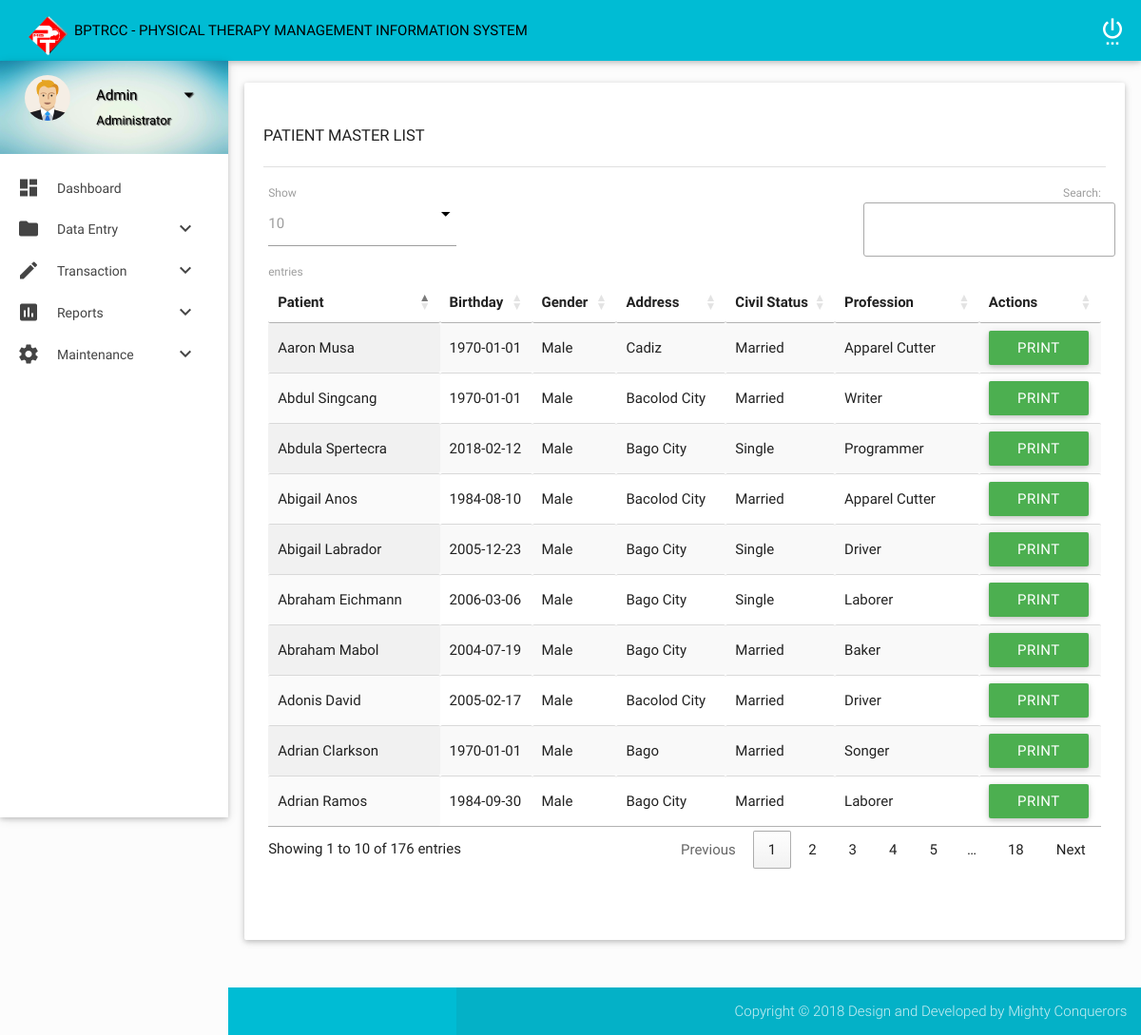
Screenshot of /admin/PatientListReport.php with the database file from the repository.
### tables this page shows
CREATE TABLE `patient` (
  `PatientID` int(11) NOT NULL,
  `PatientName` text NOT NULL,
  `PatientAddress` text NOT NULL,
  `PatientGender` text NOT NULL,
  `PatientBirthdate` date NOT NULL,
  `PatientCivilStatus` text NOT NULL,
  `PatientProfession` text NOT NULL,
  `PatientDoctor` text NOT NULL,
  `PatientHospital` text NOT NULL,
  `PatientReferralAddress` text NOT NULL,
  `PatientTelephone` int(11) NOT NULL,
  `PatientContactPerson` text NOT NULL,
  `PatientCases` text NOT NULL,
  `month` char(3) NOT NULL,
  `year` char(4) NOT NULL
);

### admin/PatientListReport.php (the view, shortened to what this page needs)
<?php include("header.php"); ?>
<section class="section">
  <div class="container">
            <div class="card-panel">
              <h4 class="header2">Patient Master List</h4>
              <div class="divider"></div>
                <div class="container">
                    <div class="section">
                        <div class="row">
                          <div class="body">
                          <div id="table-datatables">
                                  <div class="row">
                                      <div class="col s12 m8 l12">
                                          <table id="data-table-simple" class="responsive-table display" cellspacing="0">
                              <thead>
                                  <tr>
                                      <th>Patient</th>
                                      <th>Birthday</th>
                                      <th>Gender</th>
                                      <th>Address</th>
                                      <th>Civil Status</th>
                                      <th>Profession</th>
                                      <th>Actions</th>
                                  </tr>
                              </thead>
                              <tbody>
                              <?php include_once("config.php");
                          $result = mysqli_query($mysqli, "SELECT * FROM patient ORDER BY PatientID DESC");
                          while ($res = mysqli_fetch_array($result)) {
                          ?><tr>
                              <td><?php echo $res['PatientName']; ?></td>
                              <td><?php echo $res['PatientBirthdate']; ?></td>
                              <td><?php echo $res['PatientGender']; ?></td>
                              <td><?php echo $res['PatientAddress']; ?></td>
                              <td><?php echo $res['PatientCivilStatus']; ?></td>
                              <td><?php echo $res['PatientProfession']; ?></td>
                              <td><a href="printPatient.php?id=<?php echo $res['PatientID']; ?>" class="btn green waves-effect waves-light " target="_blank">Print</a></td>
                              </tr>
                          <?php  } ?>
                              </tbody>
                          </table>
                      </div>
                  </div>
              </div>
          </div>
                            </div>
                        </div>
                    </div>
                </div>
                        </div>
                    </section>
    <footer class="page-footer">
        <div class="footer-copyright">
            <div class="container">
                <span class="right">  Copyright © 2018 Design and Developed by Mighty Conquerors</span>
            </div>
        </div>
    </footer>
</body>
</html>

### admin/css/style.css (style rules this page uses)
body { background-color: #fcfcfc; }
#main, footer { padding-left: 240px; }
.container { padding: 0 0.5rem; margin: 0 auto; max-width: 100% !important; width: 98%; }
@media only screen and (min-width: 601px) { .container { width: 98%; } }
@media only screen and (min-width: 993px) { .container { width: 98%; } }
h4.header2 { font-size: 1.1rem; font-weight: 400; text-transform: uppercase; }
#flotchart td, th { padding: 5px; }
footer.page-footer { padding-top: 0px; }

### rows the page displays
patient: PatientName "Adrian Ramos", PatientBirthdate "1984-09-30", PatientGender "Male", PatientAddress "Bago City", PatientCivilStatus "Married", PatientProfession "Laborer"
patient: PatientName "Adonis David", PatientBirthdate "2005-02-17", PatientGender "Male", PatientAddress "Bacolod City", PatientCivilStatus "Married", PatientProfession "Driver"
patient: PatientName "Abraham Mabol", PatientBirthdate "2004-07-19", PatientGender "Male", PatientAddress "Bago City", PatientCivilStatus "Married", PatientProfession "Baker"
patient: PatientName "Abigail Labrador", PatientBirthdate "2005-12-23", PatientGender "Male", PatientAddress "Bago City", PatientCivilStatus "Single", PatientProfession "Driver"
patient: PatientName "Aaron Musa", PatientBirthdate "1970-01-01", PatientGender "Male", PatientAddress "Cadiz", PatientCivilStatus "Married", PatientProfession "Apparel Cutter"
patient: PatientName "Abigail Anos", PatientBirthdate "1984-08-10", PatientGender "Male", PatientAddress "Bacolod City", PatientCivilStatus "Married", PatientProfession "Apparel Cutter"
patient: PatientName "Adrian Clarkson", PatientBirthdate "1970-01-01", PatientGender "Male", PatientAddress "Bago", PatientCivilStatus "Married", PatientProfession "Songer"
patient: PatientName "Abdul Singcang", PatientBirthdate "1970-01-01", PatientGender "Male", PatientAddress "Bacolod City", PatientCivilStatus "Married", PatientProfession "Writer"
patient: PatientName "Abdula Spertecra", PatientBirthdate "2018-02-12", PatientGender "Male", PatientAddress "Bago City", PatientCivilStatus "Single", PatientProfession "Programmer"
patient: PatientName "Abraham Eichmann", PatientBirthdate "2006-03-06", PatientGender "Male", PatientAddress "Bago City", PatientCivilStatus "Single", PatientProfession "Laborer"
